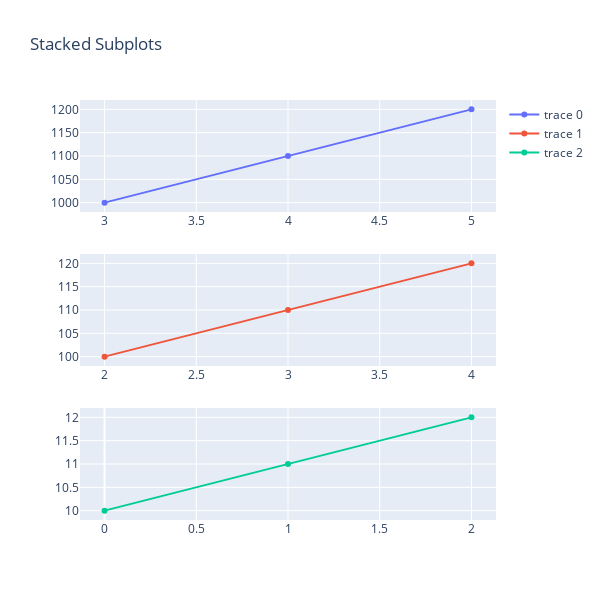

Source (notebook cell):
### Code cell
from plotly.subplots import make_subplots
import plotly.graph_objects as go

fig = make_subplots(rows=3, cols=1)

fig.append_trace(go.Scatter(
    x=[3, 4, 5],
    y=[1000, 1100, 1200],
), row=1, col=1)

fig.append_trace(go.Scatter(
    x=[2, 3, 4],
    y=[100, 110, 120],
), row=2, col=1)

fig.append_trace(go.Scatter(
    x=[0, 1, 2],
    y=[10, 11, 12]
), row=3, col=1)

fig.update_layout(height=600, width=600, title_text="Stacked Subplots")
fig.show()

### Figure 1 — Plotly figure (JSON) as saved in the notebook; plotly's stock layout.template omitted (floating-point values rounded to 4 significant figures)
{"data": [{"type": "scatter", "x": [3, 4, 5], "xaxis": "x", "y": [1000, 1100, 1200], "yaxis": "y"}, {"type": "scatter", "x": [2, 3, 4], "xaxis": "x2", "y": [100, 110, 120], "yaxis": "y2"}, {"type": "scatter", "x": [0, 1, 2], "xaxis": "x3", "y": [10, 11, 12], "yaxis": "y3"}], "layout": {"height": 600, "title": {"text": "Stacked Subplots"}, "width": 600, "xaxis": {"anchor": "y", "autorange": true, "domain": [0, 1], "range": [2.866, 5.134], "type": "linear"}, "xaxis2": {"anchor": "y2", "autorange": true, "domain": [0, 1], "range": [1.866, 4.134], "type": "linear"}, "xaxis3": {"anchor": "y3", "autorange": true, "domain": [0, 1], "range": [-0.134, 2.134], "type": "linear"}, "yaxis": {"anchor": "x", "autorange": true, "domain": [0.7333, 1], "range": [980.0, 1220.0], "type": "linear"}, "yaxis2": {"anchor": "x2", "autorange": true, "domain": [0.3667, 0.6333], "range": [98.0, 122.0], "type": "linear"}, "yaxis3": {"anchor": "x3", "autorange": true, "domain": [0, 0.2667], "range": [9.8, 12.2], "type": "linear"}}}
